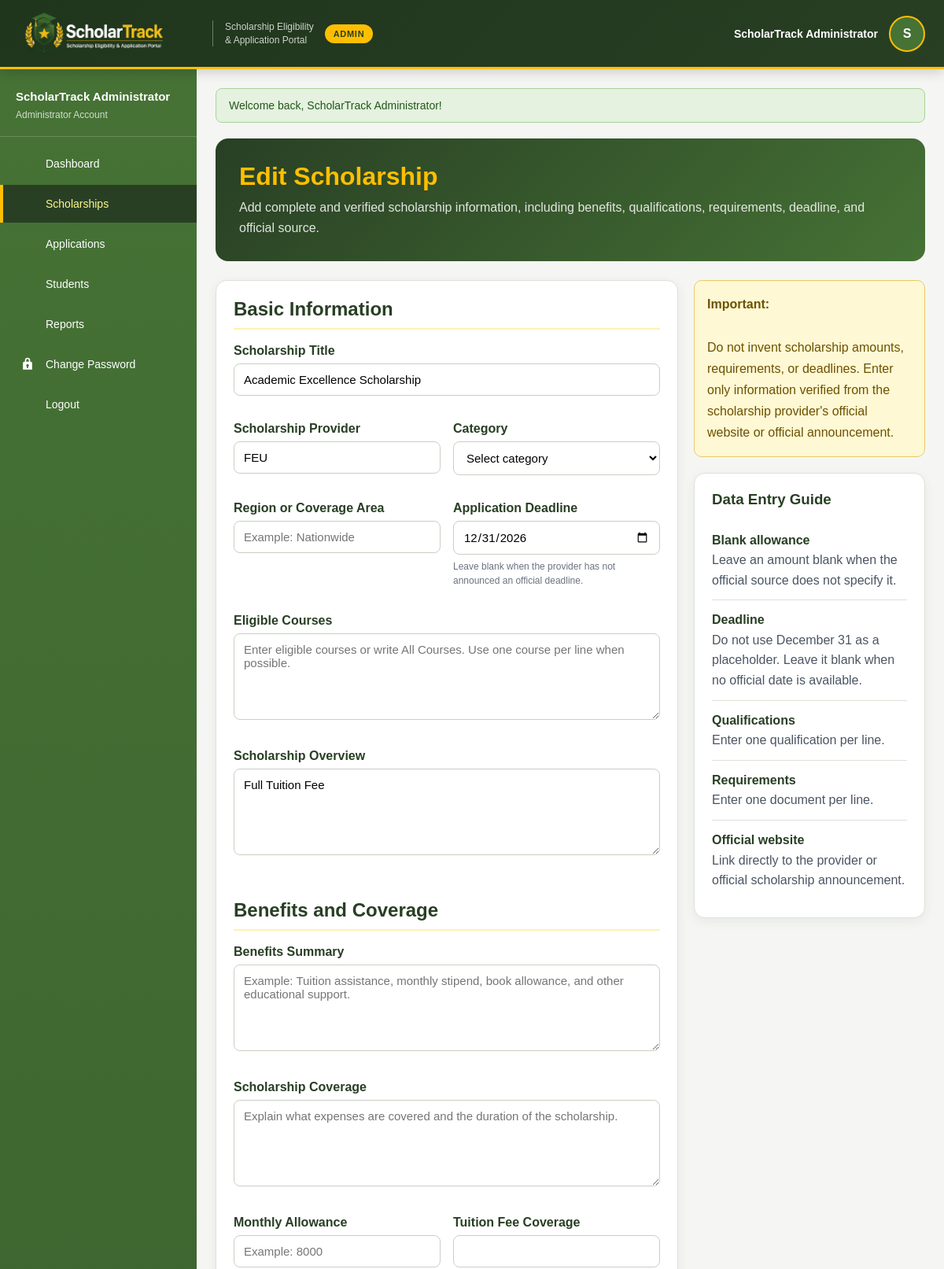
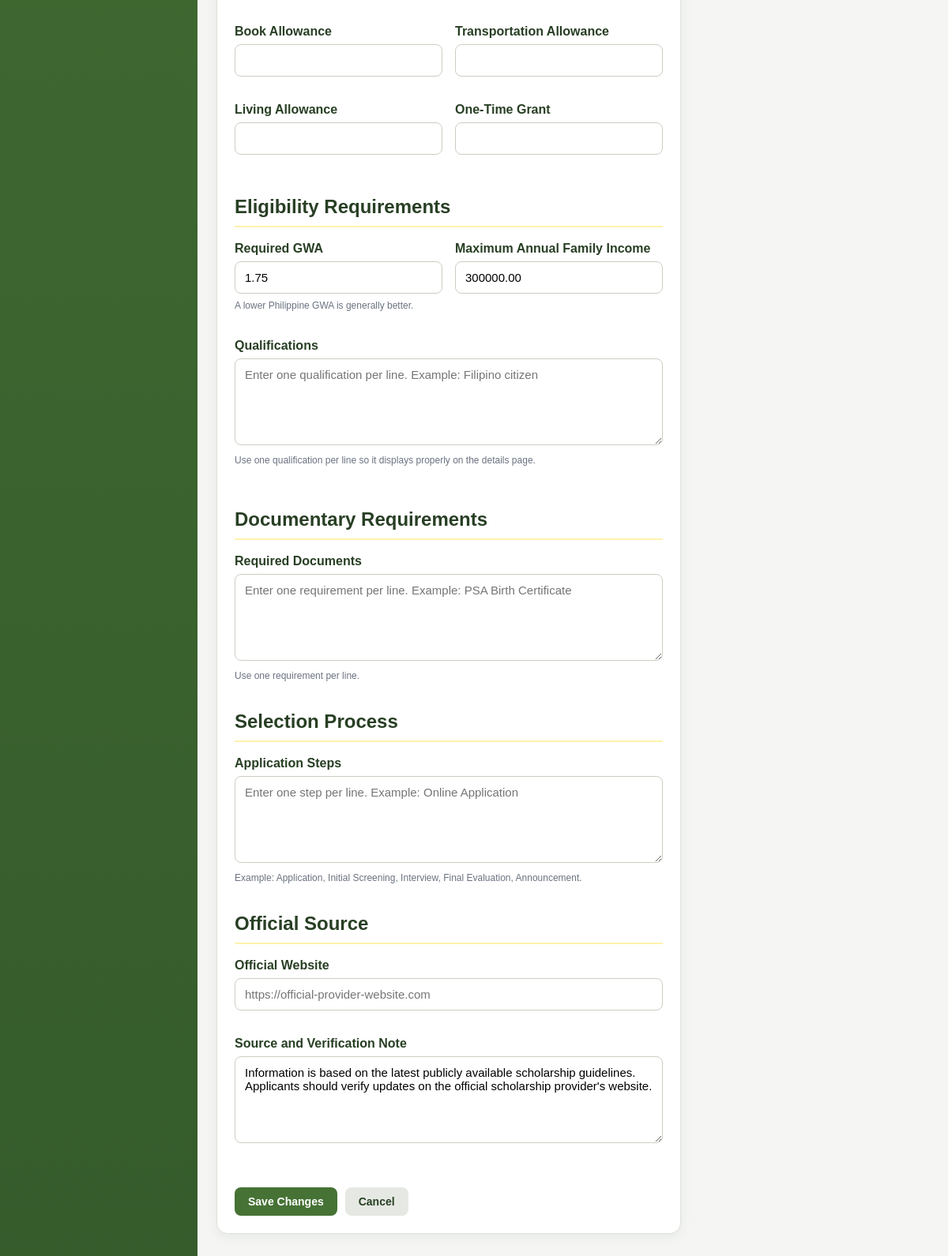
/scholarship_form.php?id=1 (signed in), run on the app's committed database (2 pictures, top to bottom).
### tables this page shows
CREATE TABLE `scholarships` (
  `id` int(11) NOT NULL,
  `title` varchar(150) DEFAULT NULL,
  `provider` varchar(100) DEFAULT NULL,
  `category` varchar(100) DEFAULT NULL,
  `region` varchar(100) DEFAULT NULL,
  `eligible_courses` text DEFAULT NULL,
  `description` text DEFAULT NULL,
  `benefits` text DEFAULT NULL,
  `coverage` text DEFAULT NULL,
  `monthly_allowance` decimal(12,2) DEFAULT NULL,
  `tuition_fee` decimal(12,2) DEFAULT NULL,
  `book_allowance` decimal(12,2) DEFAULT NULL,
  `transportation_allowance` decimal(12,2) DEFAULT NULL,
  `living_allowance` decimal(12,2) DEFAULT NULL,
  `one_time_grant` decimal(12,2) DEFAULT NULL,
  `minimum_gwa` decimal(3,2) DEFAULT NULL,
  `max_income` decimal(12,2) DEFAULT NULL,
  `qualifications` text DEFAULT NULL,
  `documentary_requirements` text DEFAULT NULL,
  `selection_process` text DEFAULT NULL,
  `official_website` varchar(255) DEFAULT NULL,
  `source_note` text DEFAULT NULL,
  `deadline` date DEFAULT NULL,
  `created_at` timestamp NOT NULL DEFAULT current_timestamp()
);

### scholarship_form.php (the view, shortened to what the rows shown need)
<?php
require_once "config.php";
$scholarship_id = isset($_GET["id"])
    ? (int) $_GET["id"]
    : 0;
$is_edit = $scholarship_id > 0;
$title = "";
$provider = "";
$description = "";
$minimum_gwa = "";
$max_income = "";
$source_note = "";
$deadline = "";
if ($is_edit) {
    $scholarship_statement = $pdo->prepare(
        "SELECT *
         FROM scholarships
         WHERE id = ?
         LIMIT 1"
    );
    $scholarship_statement->execute([
        $scholarship_id
    ]);
    $scholarship = $scholarship_statement->fetch();
    $title =
        $scholarship["title"] ?? "";
    $provider =
        $scholarship["provider"] ?? "";
    $description =
        $scholarship["description"] ?? "";
    $minimum_gwa =
        $scholarship["minimum_gwa"] ?? "";
    $max_income =
        $scholarship["max_income"] ?? "";
    $source_note =
        $scholarship["source_note"] ?? "";
    $deadline =
        $scholarship["deadline"] ?? "";
}
include "header.php";
?>
<div class="scholarship-form-hero">
    <h1>
        <?= $is_edit
            ? "Edit Scholarship"
            : "Add New Scholarship"; ?>
    </h1>
</div>
<div class="form-layout">
    <div class="card">
        <form
            method="POST"
            action="scholarship_form.php<?= $is_edit
                ? "?id=" . $scholarship_id
                : ""; ?>"
        >
            <div class="form-section">
                <h2 class="form-section-title">
                    Basic Information
                </h2>
                <div class="form-grid">
                    <div class="form-group full-width">
                        <label for="title">
                            Scholarship Title
                        </label>
                        <input
                            type="text"
                            id="title"
                            name="title"
                            class="form-control"
                            value="<?= e($title); ?>"
                            placeholder="Example: DOST-SEI Undergraduate Scholarship"
                            required
                        >
                    </div>
                    <div class="form-group">
                        <label for="provider">
                            Scholarship Provider
                        </label>
                        <input
                            type="text"
                            id="provider"
                            name="provider"
                            class="form-control"
                            value="<?= e($provider); ?>"
                            placeholder="Example: DOST-SEI"
                            required
                        >
                    </div>
                    <div class="form-group">
                        <label for="deadline">
                            Application Deadline
                        </label>
                        <input
                            type="date"
                            id="deadline"
                            name="deadline"
                            class="form-control"
                            value="<?= e($deadline); ?>"
                        >
                        <p class="field-note">
                            Leave blank when the provider has not
                            announced an official deadline.
                        </p>
                    </div>
                    <div class="form-group full-width">
                        <label for="description">
                            Scholarship Overview
                        </label>
                        <textarea
                            id="description"
                            name="description"
                            class="form-control"
                            placeholder="Enter the official scholarship description and purpose."
                            required
                        ><?= e($description); ?></textarea>
                    </div>
                </div>
            </div>
            <div class="form-section">
                <h2 class="form-section-title">
                    Benefits and Coverage
                </h2>
            </div>
            <div class="form-section">
                <h2 class="form-section-title">
                    Eligibility Requirements
                </h2>
                <div class="form-grid">
                    <div class="form-group">
                        <label for="minimum_gwa">
                            Required GWA
                        </label>
                        <input
                            type="number"
                            id="minimum_gwa"
                            name="minimum_gwa"
                            class="form-control"
                            value="<?= e(
                                (string) $minimum_gwa
                            ); ?>"
                            min="1"
                            max="5"
                            step="0.01"
                            placeholder="Example: 1.75"
                        >
                        <p class="field-note">
                            A lower Philippine GWA is generally better.
                        </p>
                    </div>
                    <div class="form-group">
                        <label for="max_income">
                            Maximum Annual Family Income
                        </label>
                        <input
                            type="number"
                            id="max_income"
                            name="max_income"
                            class="form-control"
                            value="<?= e(
                                (string) $max_income
                            ); ?>"
                            min="0"
                            step="0.01"
                        >
                    </div>
                </div>
            </div>
            <div class="form-section">
                <h2 class="form-section-title">
                    Documentary Requirements
                </h2>
            </div>
            <div class="form-section">
                <h2 class="form-section-title">
                    Selection Process
                </h2>
            </div>
            <div class="form-section">
                <h2 class="form-section-title">
                    Official Source
                </h2>
                <div class="form-grid">
                    <div class="form-group full-width">
                        <label for="source_note">
                            Source and Verification Note
                        </label>
                        <textarea
                            id="source_note"
                            name="source_note"
                            class="form-control"
                        ><?= e(
                            $source_note !== ""
                                ? $source_note
                                : "Information is based on the latest publicly available scholarship guidelines. Applicants should verify updates on the official scholarship provider's website."
                        ); ?></textarea>
                    </div>
                </div>
            </div>
        </form>
    </div>
</div>
<?php include "footer.php"; ?>

### data on the page
scholarships: title "Academic Excellence Scholarship", provider "FEU", deadline "12/31/2026", description "Full Tuition Fee", minimum_gwa "1.75", max_income "300000.00", source_note "Information is based on the latest publicly available scholarship guidelines. Applicants should verify updates on the official scholarship provider's website."

### other printed values
$user_name "ScholarTrack Administrator"
$user_initial "S"
$flashMessage['message'] "Welcome back, ScholarTrack Administrator!"
